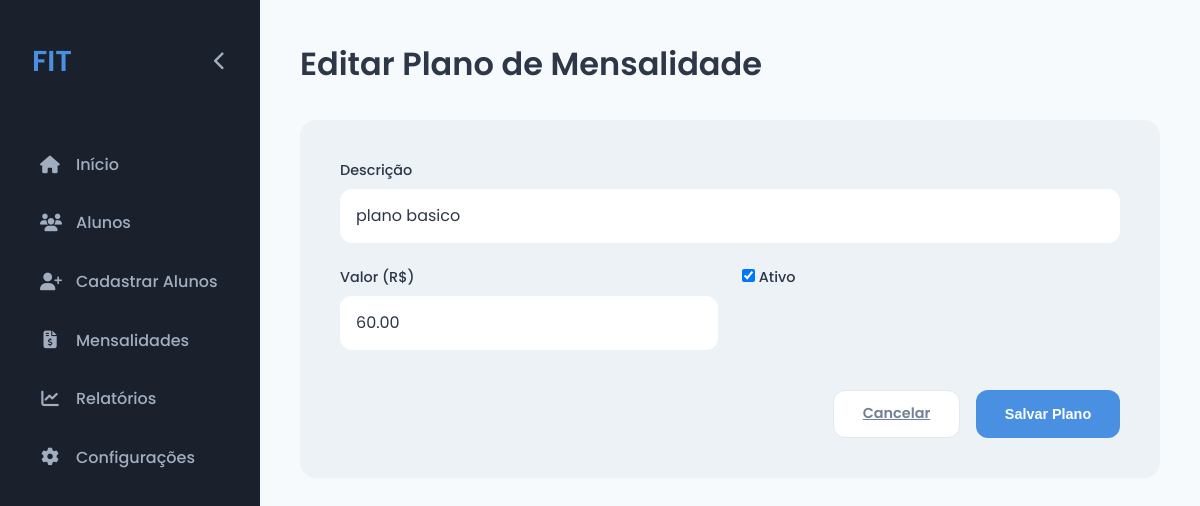
/mensalidades/planos/1/editar/, run on the app's committed database.
### core/models.py (models this page shows, shortened)
class PlanoMensalidade(models.Model):
    descricao = models.CharField(max_length=100, verbose_name="Descrição")
    valor = models.DecimalField(max_digits=8, decimal_places=2, verbose_name="Valor")
    ativo = models.BooleanField(default=True, verbose_name="Ativo")
    data_criacao = models.DateTimeField(auto_now_add=True, verbose_name="Data de Criação")
    class Meta:
        verbose_name = "Plano de Mensalidade"
        verbose_name_plural = "Planos de Mensalidade"
        ordering = ['valor']

### core/views.py (the view)
# urls.py: path('mensalidades/planos/<int:plano_id>/editar/', views.editar_plano, name='editar_plano'),
def editar_plano(request, plano_id):
    plano = get_object_or_404(PlanoMensalidade, pk=plano_id)
    if request.method == 'POST':
        form = PlanoMensalidadeForm(request.POST, instance=plano)
        if form.is_valid():
            form.save()
            return redirect('mensalidades')
    else:
        form = PlanoMensalidadeForm(instance=plano)
    return render(request, 'form_plano.html', {'form': form, 'plano': plano, 'titulo': 'Editar Plano de Mensalidade'})

### core/forms.py
class PlanoMensalidadeForm(forms.ModelForm):
    class Meta:
        model = PlanoMensalidade
        fields = ['descricao', 'valor', 'ativo']
        widgets = {
            'descricao': forms.TextInput(attrs={'placeholder': 'Ex: Plano Básico'}),
            'valor': forms.NumberInput(attrs={'step': '0.01', 'min': '0'}),
        }
        labels = {
            'descricao': 'Descrição',
            'valor': 'Valor (R$)',
            'ativo': 'Ativo',
        }

### templates/form_plano.html (shortened to what this page needs)
{% extends 'base.html' %}
{% load static %}
{% block content %}
<header class="page-header">
    <h2>{{ titulo }}</h2>
</header>
<div class="card">
    <form class="form-grid" method="POST">
        <div class="form-group full-width">
            <label for="{{ form.descricao.id_for_label }}">{{ form.descricao.label }}</label>
            {{ form.descricao }}
        </div>
        <div class="form-group">
            <label for="{{ form.valor.id_for_label }}">{{ form.valor.label }}</label>
            {{ form.valor }}
        </div>
        <div class="form-group">
            <label for="{{ form.ativo.id_for_label }}" class="checkbox-label">
                {{ form.ativo }}
                {{ form.ativo.label }}
            </label>
        </div>
        <div class="form-buttons">
            <a href="{% url 'mensalidades' %}" class="btn btn-secondary">Cancelar</a>
            <button type="submit" class="btn btn-primary">Salvar Plano</button>
        </div>
    </form>
</div>
{% endblock %}

### static/css/style.css (style rules this page uses)
:root { --primary-blue: #4A90E2; --primary-blue-dark: #357ABD; --sidebar-dark-bg: #1A202C; --sidebar-text: #A0AEC0; --sidebar-text-hover: #FFFFFF; --main-bg: #F7FAFC; --card-bg: #FFFFFF; --card-container-bg: #EDF2F7; --text-color-dark: #2D3748; --text-color-light: #718096; --border-color: #E2E8F0; --shadow: 0 4px 6px -1px rgba(0, 0, 0, 0.1), 0 2px 4px -1px rgba(0, 0, 0, 0.06); --border-radius-main: 1rem; --border-radius-small: 0.75rem; }
* { margin: 0; padding: 0; box-sizing: border-box; }
body { font-family: 'Poppins', sans-serif; background-color: var(--main-bg); color: var(--text-color-dark); }
.page-header h2 { font-size: 2rem; font-weight: 600; margin-bottom: 2rem; color: var(--text-color-dark); }
.card { background-color: var(--card-container-bg); padding: 2.5rem; border-radius: var(--border-radius-main); }
.btn { padding: 0.8rem 1.8rem; border: none; border-radius: var(--border-radius-small); font-weight: 600; cursor: pointer; transition: background-color 0.2s; font-size: 0.9rem; }
.btn-primary { background-color: var(--primary-blue); color: #FFF; }
.btn-secondary { background-color: var(--card-bg); color: var(--text-color-light); border: 1px solid var(--border-color); }
.form-grid { display: grid; grid-template-columns: 1fr 1fr; gap: 1.5rem; }
.form-grid .full-width { grid-column: 1 / -1; }
.form-group label { display: block; margin-bottom: 0.5rem; font-weight: 500; font-size: 0.9rem; }
.form-group input, .form-group select, .form-group textarea { width: 100%; padding: 0.9rem 1rem; border: none; border-radius: var(--border-radius-small); background-color: var(--card-bg); color: var(--text-color-dark); font-family: 'Poppins', sans-serif; font-size: 1rem; }
.form-group input::placeholder, .form-group textarea::placeholder { color: var(--text-color-light); }
.form-buttons { display: flex; justify-content: flex-end; gap: 1rem; grid-column: 1 / -1; margin-top: 1rem; }
.checkbox-label { display: flex; align-items: center; gap: 0.5rem; cursor: pointer; }
.checkbox-label input[type="checkbox"] { width: auto; cursor: pointer; }

### data on the page
PlanoMensalidade: descricao "plano basico", valor "60.00", ativo "☑"

### other printed values
{{ titulo }} "Editar Plano de Mensalidade"
